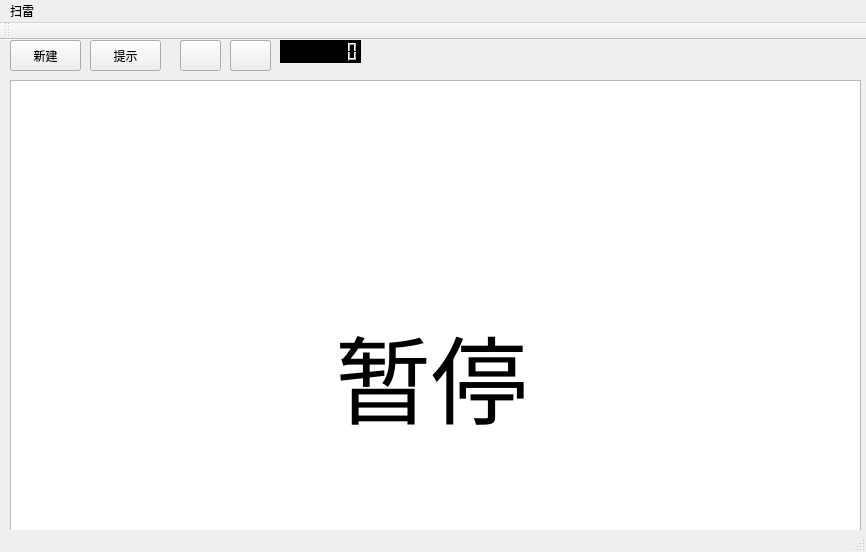
<?xml version="1.0" encoding="UTF-8"?>
<ui version="4.0">
 <class>MainWindow</class>
 <widget class="QMainWindow" name="MainWindow">
  <property name="geometry">
   <rect>
    <x>0</x>
    <y>0</y>
    <width>866</width>
    <height>552</height>
   </rect>
  </property>
  <property name="windowTitle">
   <string>MainWindow</string>
  </property>
  <widget class="QWidget" name="centralWidget">
   <widget class="QToolButton" name="toolButton">
    <property name="geometry">
     <rect>
      <x>10</x>
      <y>0</y>
      <width>71</width>
      <height>31</height>
     </rect>
    </property>
    <property name="text">
     <string>新建</string>
    </property>
    <property name="icon">
     <iconset resource="ww.qrc">
      <normaloff>:/image/smile.png</normaloff>:/image/smile.png</iconset>
    </property>
   </widget>
   <widget class="QToolButton" name="toolButton_2">
    <property name="geometry">
     <rect>
      <x>90</x>
      <y>0</y>
      <width>71</width>
      <height>31</height>
     </rect>
    </property>
    <property name="text">
     <string>提示</string>
    </property>
    <property name="icon">
     <iconset resource="ww.qrc">
      <normaloff>:/image/Information.png</normaloff>:/image/Information.png</iconset>
    </property>
   </widget>
   <widget class="QPushButton" name="pushButton">
    <property name="geometry">
     <rect>
      <x>180</x>
      <y>0</y>
      <width>41</width>
      <height>27</height>
     </rect>
    </property>
    <property name="styleSheet">
     <string notr="true">border-image: url(:/image/pause.png);</string>
    </property>
    <property name="text">
     <string/>
    </property>
   </widget>
   <widget class="QPushButton" name="pushButton_2">
    <property name="geometry">
     <rect>
      <x>230</x>
      <y>0</y>
      <width>41</width>
      <height>31</height>
     </rect>
    </property>
    <property name="styleSheet">
     <string notr="true">border-image: url(:/image/fullscreen.png);</string>
    </property>
    <property name="text">
     <string/>
    </property>
   </widget>
   <widget class="QPushButton" name="pushButton_7">
    <property name="geometry">
     <rect>
      <x>230</x>
      <y>0</y>
      <width>41</width>
      <height>31</height>
     </rect>
    </property>
    <property name="styleSheet">
     <string notr="true">border-image: url(:/image/normal.png);</string>
    </property>
    <property name="text">
     <string/>
    </property>
   </widget>
   <widget class="QToolButton" name="toolButton_3">
    <property name="geometry">
     <rect>
      <x>10</x>
      <y>0</y>
      <width>71</width>
      <height>31</height>
     </rect>
    </property>
    <property name="text">
     <string>新建</string>
    </property>
    <property name="icon">
     <iconset resource="ww.qrc">
      <normaloff>:/image/smile.png</normaloff>:/image/smile.png</iconset>
    </property>
   </widget>
   <widget class="QWidget" name="widget_3" native="true">
    <property name="geometry">
     <rect>
      <x>110</x>
      <y>160</y>
      <width>411</width>
      <height>261</height>
     </rect>
    </property>
    <widget class="QPushButton" name="pushButton_6">
     <property name="geometry">
      <rect>
       <x>250</x>
       <y>130</y>
       <width>151</width>
       <height>121</height>
      </rect>
     </property>
     <property name="styleSheet">
      <string notr="true">color: rgb(0, 0, 127);</string>
     </property>
     <property name="text">
      <string>?
自定义</string>
     </property>
    </widget>
    <widget class="QPushButton" name="pushButton_3">
     <property name="geometry">
      <rect>
       <x>100</x>
       <y>10</y>
       <width>151</width>
       <height>121</height>
      </rect>
     </property>
     <property name="styleSheet">
      <string notr="true">color: rgb(0, 170, 255);
color: rgb(0, 0, 255);</string>
     </property>
     <property name="text">
      <string notr="true">8x8
10个雷</string>
     </property>
    </widget>
    <widget class="QPushButton" name="pushButton_4">
     <property name="geometry">
      <rect>
       <x>250</x>
       <y>10</y>
       <width>151</width>
       <height>121</height>
      </rect>
     </property>
     <property name="styleSheet">
      <string notr="true">color: rgb(255, 0, 0);
color: rgb(0, 170, 0);</string>
     </property>
     <property name="text">
      <string>16x16
40个雷</string>
     </property>
    </widget>
    <widget class="QLabel" name="label_9">
     <property name="geometry">
      <rect>
       <x>10</x>
       <y>20</y>
       <width>66</width>
       <height>17</height>
      </rect>
     </property>
     <property name="text">
      <string>场地大小：</string>
     </property>
    </widget>
    <widget class="QPushButton" name="pushButton_5">
     <property name="geometry">
      <rect>
       <x>100</x>
       <y>130</y>
       <width>151</width>
       <height>121</height>
      </rect>
     </property>
     <property name="styleSheet">
      <string notr="true">color: rgb(0, 0, 255);
color: rgb(255, 0, 0);
color: rgb(255, 0, 0);</string>
     </property>
     <property name="text">
      <string notr="true">30x16
99个雷</string>
     </property>
    </widget>
   </widget>
   <widget class="QWidget" name="widget_2" native="true">
    <property name="geometry">
     <rect>
      <x>530</x>
      <y>220</y>
      <width>281</width>
      <height>181</height>
     </rect>
    </property>
    <widget class="QSpinBox" name="spinBox">
     <property name="geometry">
      <rect>
       <x>210</x>
       <y>30</y>
       <width>60</width>
       <height>27</height>
      </rect>
     </property>
    </widget>
    <widget class="QSpinBox" name="spinBox_3">
     <property name="geometry">
      <rect>
       <x>210</x>
       <y>90</y>
       <width>60</width>
       <height>27</height>
      </rect>
     </property>
    </widget>
    <widget class="QSpinBox" name="spinBox_2">
     <property name="geometry">
      <rect>
       <x>210</x>
       <y>60</y>
       <width>60</width>
       <height>27</height>
      </rect>
     </property>
    </widget>
    <widget class="QLabel" name="label_12">
     <property name="geometry">
      <rect>
       <x>60</x>
       <y>70</y>
       <width>66</width>
       <height>17</height>
      </rect>
     </property>
     <property name="text">
      <string>垂直：</string>
     </property>
    </widget>
    <widget class="QLabel" name="label_13">
     <property name="geometry">
      <rect>
       <x>60</x>
       <y>100</y>
       <width>66</width>
       <height>17</height>
      </rect>
     </property>
     <property name="text">
      <string>地雷数量：</string>
     </property>
    </widget>
    <widget class="QLabel" name="label_11">
     <property name="geometry">
      <rect>
       <x>60</x>
       <y>40</y>
       <width>91</width>
       <height>17</height>
      </rect>
     </property>
     <property name="text">
      <string>水平：</string>
     </property>
    </widget>
    <widget class="QPushButton" name="pushButton_9">
     <property name="geometry">
      <rect>
       <x>170</x>
       <y>140</y>
       <width>81</width>
       <height>27</height>
      </rect>
     </property>
     <property name="text">
      <string>开始游戏</string>
     </property>
    </widget>
    <widget class="QPushButton" name="pushButton_8">
     <property name="geometry">
      <rect>
       <x>70</x>
       <y>140</y>
       <width>81</width>
       <height>27</height>
      </rect>
     </property>
     <property name="text">
      <string>取消</string>
     </property>
    </widget>
    <widget class="QLabel" name="label_10">
     <property name="geometry">
      <rect>
       <x>60</x>
       <y>10</y>
       <width>91</width>
       <height>17</height>
      </rect>
     </property>
     <property name="text">
      <string>自定义大小：</string>
     </property>
    </widget>
    <zorder>spinBox</zorder>
    <zorder>spinBox_3</zorder>
    <zorder>spinBox_2</zorder>
    <zorder>label_12</zorder>
    <zorder>label_13</zorder>
    <zorder>label_11</zorder>
    <zorder>pushButton_9</zorder>
    <zorder>pushButton_8</zorder>
    <zorder>label_10</zorder>
    <zorder>pushButton_6</zorder>
   </widget>
   <widget class="QLCDNumber" name="lcdNumber">
    <property name="geometry">
     <rect>
      <x>280</x>
      <y>0</y>
      <width>81</width>
      <height>23</height>
     </rect>
    </property>
    <property name="styleSheet">
     <string notr="true">color: rgb(0, 0, 0);
background-color: rgb(0, 0, 0);</string>
    </property>
    <property name="numDigits">
     <number>8</number>
    </property>
   </widget>
   <widget class="QTextEdit" name="textEdit">
    <property name="geometry">
     <rect>
      <x>10</x>
      <y>40</y>
      <width>851</width>
      <height>481</height>
     </rect>
    </property>
    <property name="html">
     <string>&lt;!DOCTYPE HTML PUBLIC &quot;-//W3C//DTD HTML 4.0//EN&quot; &quot;http://www.w3.org/TR/REC-html40/strict.dtd&quot;&gt;
&lt;html&gt;&lt;head&gt;&lt;meta name=&quot;qrichtext&quot; content=&quot;1&quot; /&gt;&lt;style type=&quot;text/css&quot;&gt;
p, li { white-space: pre-wrap; }
&lt;/style&gt;&lt;/head&gt;&lt;body style=&quot; font-family:'Ubuntu'; font-size:11pt; font-weight:400; font-style:normal;&quot;&gt;
&lt;p style=&quot; margin-top:0px; margin-bottom:0px; margin-left:0px; margin-right:0px; -qt-block-indent:0; text-indent:0px;&quot;&gt;&lt;span style=&quot; font-size:72pt;&quot;&gt;		&lt;/span&gt;&lt;/p&gt;
&lt;p style=&quot; margin-top:0px; margin-bottom:0px; margin-left:0px; margin-right:0px; -qt-block-indent:0; text-indent:0px;&quot;&gt;&lt;span style=&quot; font-size:72pt;&quot;&gt;		&lt;/span&gt;&lt;/p&gt;
&lt;p style=&quot; margin-top:0px; margin-bottom:0px; margin-left:0px; margin-right:0px; -qt-block-indent:0; text-indent:0px;&quot;&gt;&lt;span style=&quot; font-size:72pt;&quot;&gt;				暂停&lt;/span&gt;&lt;/p&gt;&lt;/body&gt;&lt;/html&gt;</string>
    </property>
   </widget>
   <widget class="QPushButton" name="pushButton_10">
    <property name="geometry">
     <rect>
      <x>180</x>
      <y>0</y>
      <width>41</width>
      <height>31</height>
     </rect>
    </property>
    <property name="styleSheet">
     <string notr="true">border-image: url(:/image/play.png);</string>
    </property>
    <property name="text">
     <string/>
    </property>
   </widget>
  </widget>
  <widget class="QMenuBar" name="menuBar">
   <property name="geometry">
    <rect>
     <x>0</x>
     <y>0</y>
     <width>866</width>
     <height>26</height>
    </rect>
   </property>
   <widget class="QMenu" name="menu">
    <property name="title">
     <string>扫雷</string>
    </property>
    <addaction name="action"/>
    <addaction name="action_2"/>
    <addaction name="action_3"/>
    <addaction name="action_4"/>
    <addaction name="action_5"/>
    <addaction name="action_6"/>
    <addaction name="action_7"/>
    <addaction name="action_8"/>
   </widget>
   <addaction name="menu"/>
  </widget>
  <widget class="QToolBar" name="mainToolBar">
   <attribute name="toolBarArea">
    <enum>TopToolBarArea</enum>
   </attribute>
   <attribute name="toolBarBreak">
    <bool>false</bool>
   </attribute>
  </widget>
  <widget class="QStatusBar" name="statusBar"/>
  <action name="action">
   <property name="text">
    <string>新建游戏</string>
   </property>
  </action>
  <action name="action_2">
   <property name="text">
    <string>暂停</string>
   </property>
  </action>
  <action name="action_3">
   <property name="text">
    <string>全屏</string>
   </property>
  </action>
  <action name="action_4">
   <property name="text">
    <string>得分</string>
   </property>
  </action>
  <action name="action_5">
   <property name="text">
    <string>首选项</string>
   </property>
  </action>
  <action name="action_6">
   <property name="text">
    <string>帮助</string>
   </property>
  </action>
  <action name="action_7">
   <property name="text">
    <string>关于</string>
   </property>
  </action>
  <action name="action_8">
   <property name="text">
    <string>退出</string>
   </property>
  </action>
 </widget>
 <layoutdefault spacing="6" margin="11"/>
 <resources>
  <include location="ww.qrc"/>
 </resources>
 <connections/>
</ui>
